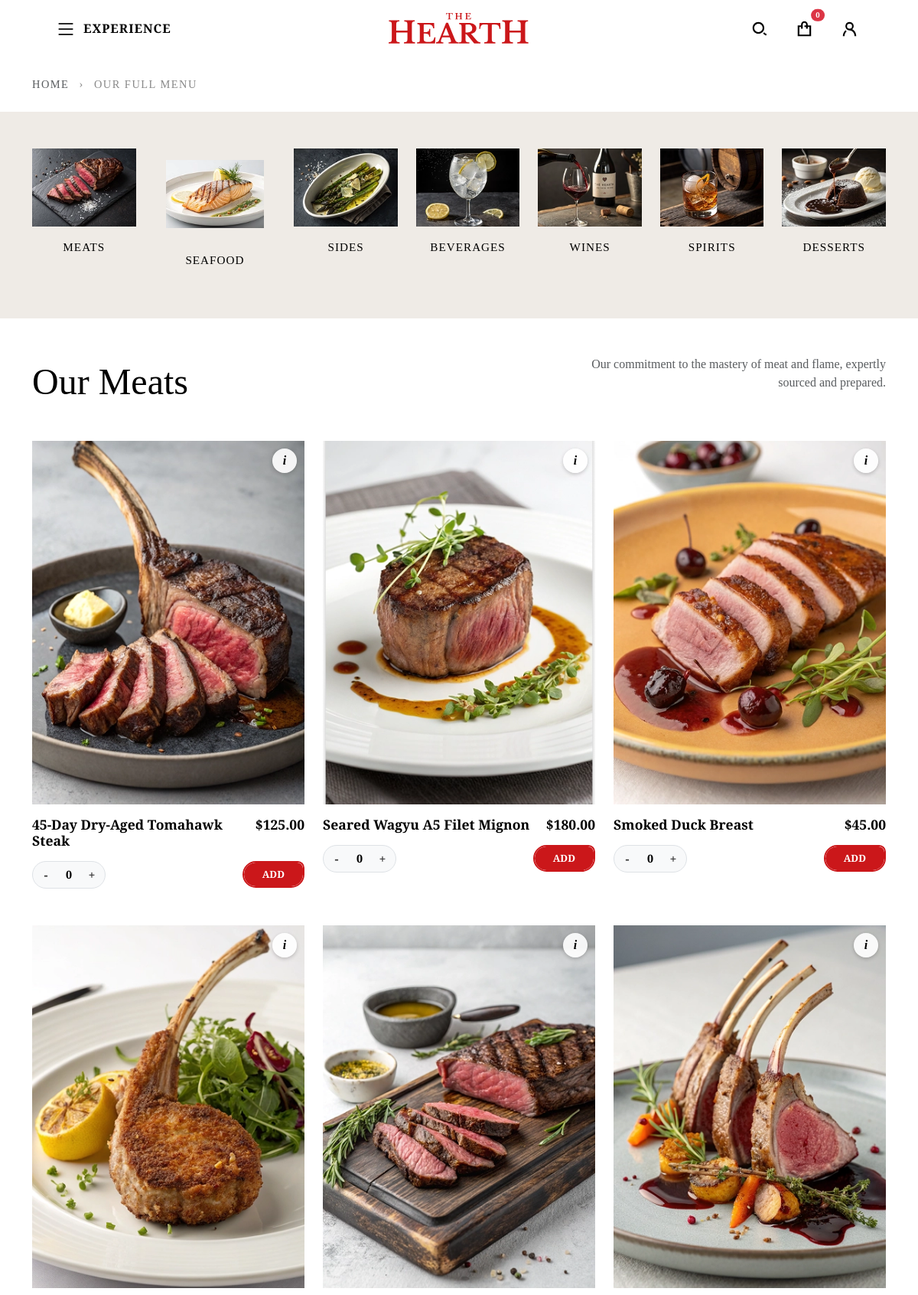
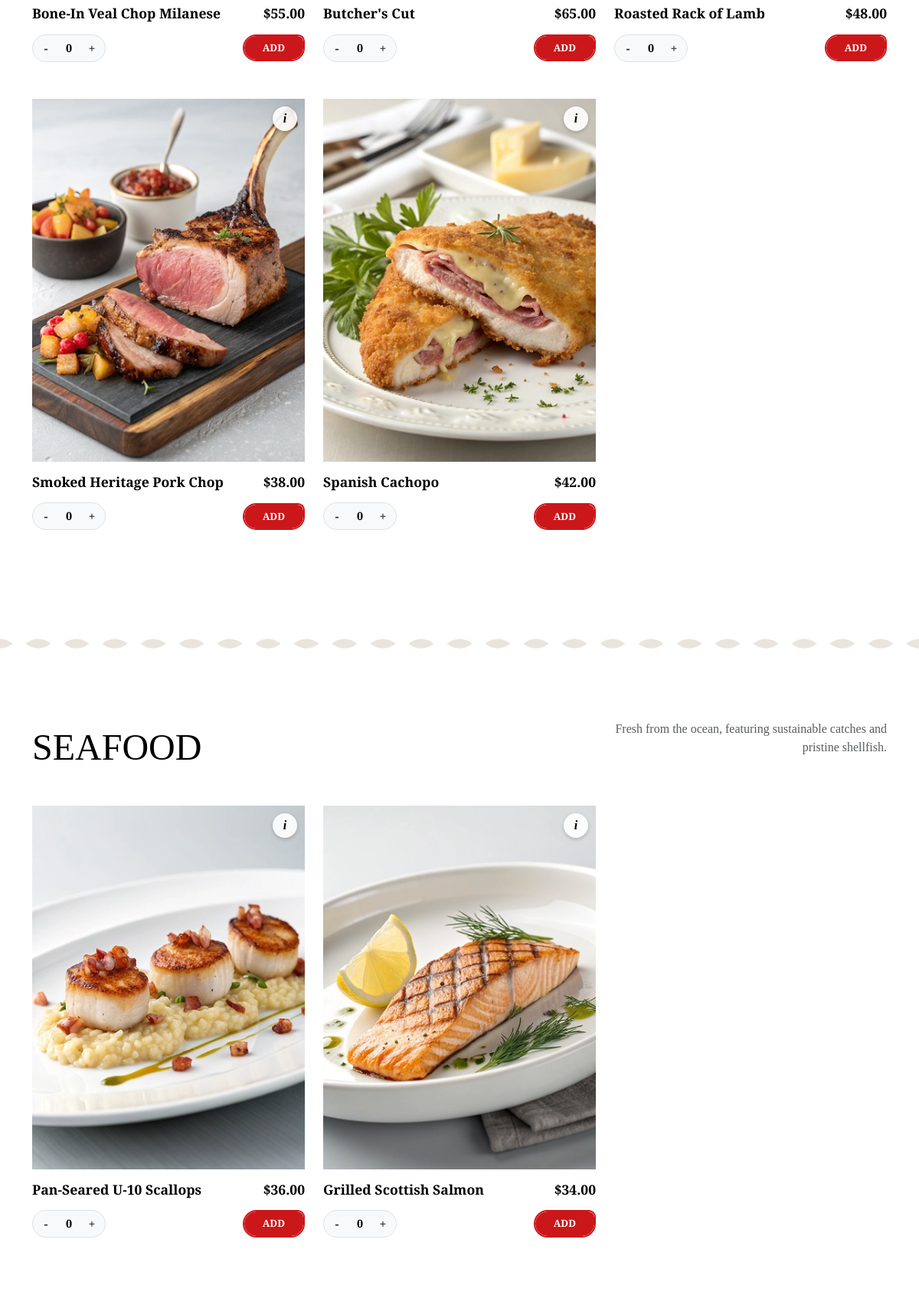
The app's page /index.php?controller=Product (upper part) with its own data (2 pictures, top to bottom).
### tables this page shows
CREATE TABLE `products` (
  `id` int(11) NOT NULL,
  `category_id` int(11) NOT NULL,
  `name` varchar(150) NOT NULL,
  `description` text DEFAULT NULL,
  `price` decimal(10,2) NOT NULL,
  `image` varchar(255) DEFAULT NULL,
  `active` tinyint(1) NOT NULL DEFAULT 1
);

### controllers/ProductController.php (called while the page is built, shortened)
 <?php
include_once("models/ProductDAO.php");
class ProductController
{
    public function index()
    {
        $allProducts = ProductDAO::getAll();
        $view = "views/productos/listado.php";
        include_once 'views/main.php';
    }
}
?>

### index.php (called while the page is built, shortened)
<?php
$controller = new $nombre_controller();
$action = DEFAULT_ACTION;
$controller->$action();

### models/ProductDAO.php (called while the page is built, shortened)
<?php
include_once("models/Product.php");
class ProductDAO
{
    public static function getAll()
    {
        $con = DataBase::connect();
        $stmt = $con->prepare("
            SELECT p.*, c.name as product_type
            FROM products p
            INNER JOIN categories c ON p.category_id = c.id
            WHERE p.active = 1
        ");
        $stmt->execute();
        $result = $stmt->get_result();
        $productos = [];
        while ($row = $result->fetch_assoc()) {
            $tipoCat = strtolower($row['product_type']);
            $producto = new $className();
            $producto->setProductId($row['id']);
            $producto->setCategoryId($row['category_id']);
            $producto->setName($row['name']);
            $producto->setDescription($row['description']);
            $producto->setBasePrice((float)$row['price']);
            $producto->setProductType($row['product_type']);
            $producto->setImage($row['image']);
            $producto->setActive($row['active']);
            $productos[] = $producto;
        }
        return $productos;
    }
}

### models/Product.php (called while the page is built, shortened)
 <?php
abstract class Product
{
    protected $id;
    protected $name;
    protected $description;
    protected $price;
    protected $product_type;
    protected $image;
    public function getProductId() { return $this->id; }
    public function setProductId($id) { $this->id = $id; }
    public function getName() { return $this->name; }
    public function setName($name) { $this->name = $name; }
    public function getDescription() { return $this->description; }
    public function setDescription($description) { $this->description = $description; }
    public function getBasePrice() { return $this->price; }
    public function setBasePrice($price) { $this->price = $price; }
    public function getProductType() { return $this->product_type; }
    public function setProductType($product_type) { $this->product_type = $product_type; }
    public function getImage() { return $this->image; }
    public function setImage($image) { $this->image = $image; }
}
?>

### views/productos/listado.php (the view, shortened to what this page needs)
<?php
$display_titles = [
    'Meats' => 'MEATS',
    'Seafood' => 'SEAFOOD',
    'Sides' => 'SIDES',
    'Beverages' => 'BEVERAGES',
    'Wines' => 'WINES',
    'Spirits' => 'SPIRITS',
    'Desserts' => 'DESSERTS'
];
$category_images = [
    'Meats' => 'public/img/meats-section-logo.webp',
    'Seafood' => 'public/img/seafood-section-logo.webp',
    'Sides' => 'public/img/sides-section-logo.webp',
    'Beverages' => 'public/img/beverages-section-logo.webp',
    'Wines' => 'public/img/wines-section-logo.webp',
    'Spirits' => 'public/img/spirits-section-logo.webp',
    'Desserts' => 'public/img/desserts-section-logo.webp'
];
$section_descriptions = [
    'Meats' => 'Our commitment to the mastery of meat and flame, expertly sourced and prepared.',
    'Seafood' => 'Fresh from the ocean, featuring sustainable catches and pristine shellfish.',
    'Sides' => 'The perfect accompaniments, crafted to elevate your main course.',
    'Beverages' => 'Refreshing non-alcoholic options, from artisanal sodas to fresh juices.',
    'Wines' => 'A curated cellar selection featuring bold reds and crisp whites.',
    'Spirits' => 'Small-batch bourbons, aged gins, and premium whiskies.',
    'Desserts' => 'Decadent finales to complete your dining experience.'
];
$menu_items = [];
if (isset($allProducts) && is_array($allProducts)) {
    foreach ($allProducts as $product) {
        $type = is_object($product) ? $product->getProductType() : 'Meats';
        $menu_items[$type][] = $product;
    }
}
?>
<div class="container mt-4 mb-4">
    <span class="breadcrumbs-text text-uppercase">
        <a href="<?= BASE_URL ?>index.php?controller=Home" class="text-decoration-none text-muted">HOME</a> <span class="mx-2">›</span> OUR FULL MENU
    </span>
</div>
<section class="menu-cat-nav-bar py-5 mb-5" style="background-color: #EFEBE6;">
    <div class="container">
        <div class="d-flex justify-content-between align-items-start gap-4 overflow-auto pb-3"
            style="scrollbar-width: none;">
            <?php foreach ($display_titles as $db_type => $title):
                if (isset($category_images[$db_type])):
                    $img_path = BASE_URL . $category_images[$db_type];
                    $custom_style = ($db_type === 'Seafood') ? 'padding: 15px;' : '';
                    ?>
                    <a href="#section-<?= $db_type ?>" class="cat-nav-item text-decoration-none text-center">
                        <div class="cat-thumb mb-3">
                            <img src="<?= $img_path ?>" alt="<?= $title ?>" style="<?= $custom_style ?>">
                        </div>
                        <span class="cat-title"><?= $title ?></span>
                    </a>
                <?php endif;
            endforeach; ?>
        </div>
    </div>
</section>
<?php
$active_sections = [];
foreach ($display_titles as $type => $title) {
    if (!empty($menu_items[$type])) {
        $active_sections[] = $type;
    }
}
if (empty($active_sections)):
?>
    <div class="container text-center py-5">
        <p class="text-muted fs-4">No hay productos disponibles en este momento.</p>
    </div>
<?php
else:
    foreach ($active_sections as $index => $type):
        $title = $display_titles[$type];
        $items = $menu_items[$type];
        ?>
        <div class="container mb-5" id="section-<?= $type ?>">
            <div class="row align-items-end mb-5">
                <div class="col-md-6">
                    <h1 class="section-main-title">
                        <?= ($type === 'Meats') ? 'Our Meats' : $title ?>
                    </h1>
                </div>
                <div class="col-md-6 text-md-end text-start">
                    <p class="section-description text-muted">
                        <?= $section_descriptions[$type] ?? '' ?>
                    </p>
                </div>
            </div>
            <div class="row">
                <?php foreach ($items as $item):
                    $prodId = $item->getProductId();
                    $prodName = $item->getName();
                    $prodDesc = $item->getDescription();
                    $prodPrice = $item->getBasePrice();
                    $prodImg = $item->getImage();
                ?>
                    <div class="col-lg-4 col-md-6 mb-5">
                        <div class="menu-product-card h-100 position-relative">
                            <div class="menu-img-wrapper mb-3 product-image-wrapper">
                                <img src="<?= BASE_URL . 'public/' . $prodImg ?>" alt="<?= htmlspecialchars($prodName) ?>">
                                <button type="button" class="info-icon-btn" data-bs-toggle="tooltip" data-bs-placement="left"
                                    data-bs-html="true"
                                    title="<strong>Description:</strong><br><?= htmlspecialchars($prodDesc) ?>">
                                    i
                                </button>
                            </div>
                            <div class="d-flex justify-content-between align-items-start mb-2">
                                <h3 class="product-name mb-0 lh-1"><?= htmlspecialchars($prodName) ?></h3>
                                <span class="fw-bold fs-5 text-nowrap ms-2 lh-1 product-price"
                                    data-usd="<?= $prodPrice ?>">
                                    $<?= number_format($prodPrice, 2) ?>
                                </span>
                            </div>
                            <div class="d-flex align-items-center justify-content-between mt-3">
                                <div class="quantity-pill">
                                    <button class="qty-btn" onclick="updateQty(<?= $prodId ?>, -1)">-</button>
                                    <span class="qty-display" id="qty-<?= $prodId ?>">0</span>
                                    <button class="qty-btn" onclick="updateQty(<?= $prodId ?>, 1)">+</button>
                                </div>
                                <button class="btn btn-sm btn-hearth-add"
                                    onclick="if(typeof checkAuthAndRedirect === 'function' ? checkAuthAndRedirect() : true) { addToCart(<?= $prodId ?>); }">
                                    ADD
                                </button>
                            </div>
                        </div>
                    </div>
                <?php endforeach; ?>
            </div>
        </div>
        <?php if ($index < count($active_sections) - 1): ?>
            <div class="hearth-section-divider"></div>
        <?php endif; ?>
    <?php endforeach;
endif; ?>

### views/layout/header.php (shortened to what this page needs)
<!DOCTYPE html>
<html lang="en">
<head>
    <link href="https://cdn.jsdelivr.net/npm/bootstrap@5.3.0/dist/css/bootstrap.min.css" rel="stylesheet">
    <link rel="stylesheet" href="https://cdn.jsdelivr.net/npm/bootstrap-icons@1.11.1/font/bootstrap-icons.css">
    <link rel="stylesheet" href="<?= BASE_URL ?>public/css/styles.css">
</head>
<body>
<nav class="navbar hearth-navbar">
  <div class="container-fluid px-4 position-relative d-flex justify-content-between align-items-center">
    <div class="dropdown">
      <a class="d-flex align-items-center text-decoration-none dropdown-toggle hide-arrow nav-left-trigger" href="#"
        role="button" data-bs-toggle="dropdown" aria-expanded="false">
        <i class="bi bi-list fs-3 me-2"></i> <span class="d-none d-md-inline">EXPERIENCE</span>
      </a>
    </div>
    <a href="index.php?controller=Home" class="logo-link">
      <img src="<?= BASE_URL ?>public/img/logo.svg" alt="The Hearth Logo" class="logo">
    </a>
    <div class="d-flex align-items-center gap-4 right-icons">
       <a href="#" class="nav-icon-link">
      </a>
      <a href="#" class="nav-icon-link position-relative" onclick="return checkAuthAndRedirect();">
        <svg class="custom-icon" viewBox="0 0 32 32" xmlns="http://www.w3.org/2000/svg" fill="currentColor">
          <path fill-rule="evenodd" d="M12 11v1H8v13h16V12h-4v-1a4 4 0 0 0-8 0Zm4-2a2 2 0 0 0-2 2v5h-2v-2h-2v9h12v-9h-2v2h-2v-2h-2v-2h2v-1a2 2 0 0 0-2-2Z" clip-rule="evenodd"></path>
        </svg>
        <span id="cart-count" class="position-absolute top-0 start-100 translate-middle badge rounded-pill bg-danger" style="font-size: 0.6rem;">
          0        </span>
      </a>
      <a href="#" class="nav-icon-link">
        </a>
    </div>
  </div>
</nav>

### views/main.php
<?php
include_once "views/layout/header.php";
?>
<main class="main-content">
    <?php
    if (isset($view) && file_exists($view)) {
        include_once $view;
    } else {
        echo "<div class='container my-5 text-center'><h2>Error: No se encuentra la vista solicitada.</h2></div>";
    }
    ?>
</main>
<?php
include_once "views/layout/footer.php";
?>

### views/layout/footer.php (shortened to what this page needs)
<link rel="stylesheet" href="https://cdn.jsdelivr.net/npm/bootstrap-icons@1.10.5/font/bootstrap-icons.css">
</body>
</html>

### public/css/styles.css (style rules this page uses)
:root { --hearth-red: #CB171A; --hearth-beige: #EFEBE6; --hearth-grey: #757575; --hearth-black: #000000; --hearth-white: #FFFFFF; }
body { font-family: 'Libre Baskerville', serif; background-color: var(--hearth-white); color: var(--hearth-black); padding: 0 var(--page-margin); margin: 0; overflow-x: hidden; }
.hearth-navbar { background-color: var(--hearth-white); padding-top: 1.5rem; padding-bottom: 1.5rem; margin-left: 2rem; margin-right: 2rem; position: relative; }
.navbar { display: flex; align-items: center; padding: 1rem; background-color: var(--hearth-white); }
.logo { height: 40px; width: auto; }
.nav-left-trigger { color: #000000; font-weight: 600; letter-spacing: 1px; transition: color 0.3s ease; }
.nav-icon-link { color: #000000; text-decoration: none; transition: color 0.3s ease; display: flex; align-items: center; }
.dropdown-toggle.hide-arrow::after { display: none !important; }
.custom-icon { width: 35px; height: 35px; fill: currentColor; vertical-align: middle; }
.btn-sm { padding: 8px 25px; font-size: 0.8rem; }
.breadcrumbs-text { font-size: 0.9rem; letter-spacing: 1.5px; color: #888; font-family: 'Libre Baskerville', serif; }
.menu-cat-nav-bar { width: 100%; }
.cat-nav-item { display: flex; flex-direction: column; align-items: center; min-width: 120px; }
.cat-thumb { width: 100%; aspect-ratio: 4 / 3; overflow: hidden; }
.cat-thumb img { width: 100%; height: 100%; object-fit: cover; }
.cat-title { font-family: 'Libre Baskerville', serif; font-size: 0.95rem; letter-spacing: 1px; color: #000000; transition: color 0.3s ease; text-transform: uppercase; }
.section-main-title { font-family: 'Libre Baskerville', serif; font-size: 3rem; color: #000000; margin: 0; }
.section-description { font-family: 'Libre Baskerville', serif; font-size: 1rem; line-height: 1.5; max-width: 400px; margin-left: auto; }
.menu-product-card { text-align: left; }
.menu-product-card .fs-5 { font-size: 1.1rem !important; color: #000000; line-height: 1.2 !important; margin-top: 0; }
.menu-img-wrapper { width: 100%; aspect-ratio: 3 / 4; overflow: hidden; background-color: #f5f5f5; }
.menu-img-wrapper img { width: 100%; height: 100%; object-fit: cover; transition: transform 0.5s ease; }
.product-name { font-family: 'Libre Baskerville', serif; font-size: 1.1rem; font-weight: 700; line-height: 1.2 !important; color: #000000; }
.hearth-section-divider { width: 100%; height: 40px; margin: 80px 0; background-repeat: repeat-x; background-position: center; background-size: 50px 25px; opacity: 0.9; }
.product-image-wrapper { position: relative; overflow: hidden; }
.info-icon-btn { position: absolute; top: 10px; right: 10px; width: 32px; height: 32px; background-color: rgba(255, 255, 255, 0.9); border-radius: 50%; display: flex; align-items: center; justify-content: center; color: #000; font-weight: bold; font-family: serif; font-style: italic; cursor: pointer; box-shadow: 0 2px 5px rgba(0,0,0,0.2); border: none; transition: all 0.2s ease; z-index: 10; }
.quantity-pill { display: flex; align-items: center; background-color: #f8f9fa; border: 1px solid #dee2e6; border-radius: 50rem; padding: 2px; width: fit-content; }
.qty-btn { width: 30px; height: 30px; border-radius: 50%; border: none; background-color: transparent; font-weight: bold; color: #333; display: flex; align-items: center; justify-content: center; cursor: pointer; }
.qty-display { width: 30px; text-align: center; font-weight: 600; font-size: 0.9rem; user-select: none; }
.btn-hearth-add { display: inline-block; font-weight: 700; text-transform: uppercase; text-align: center; cursor: pointer; padding: 6px 1.5rem; border-radius: 50px 25px 50px 50px !important; background: transparent; color: #FFFFFF; border: 2px solid #CB171A !important; position: relative; overflow: hidden; z-index: 1; transition: color 0.4s ease-in-out; }
.btn-hearth-add::after { content: ''; position: absolute; inset: 0; background: #CB171A; z-index: -2; border-radius: inherit; }
.btn-hearth-add::before { content: ''; position: absolute; top: 50%; left: 50%; width: 500%; height: 500%; background: #FFFFFF; z-index: -1; transform: translate(-50%, -50%) rotate(45deg) translateX(100%); transition: transform 0.7s cubic-bezier(0.3, 1, 0.8, 1); }

### records on screen
products: image (picture), name "45-Day Dry-Aged Tomahawk Steak", price "125.00"
products: image (picture), name "Seared Wagyu A5 Filet Mignon", price "180.00"
products: image (picture), name "Smoked Duck Breast", price "45.00"
products: image (picture), name "Bone-In Veal Chop Milanese", price "55.00"
products: image (picture), name "Butcher's Cut", price "65.00"
products: image (picture), name "Roasted Rack of Lamb", price "48.00"
products: image (picture), name "Smoked Heritage Pork Chop", price "38.00"
products: image (picture), name "Spanish Cachopo", price "42.00"
products: image (picture), name "Pan-Seared U-10 Scallops", price "36.00"
products: image (picture), name "Grilled Scottish Salmon", price "34.00"

### other values on screen
$title "MEATS"
$title "SEAFOOD"
$title "SIDES"
$title "BEVERAGES"
$title "WINES"
$title "SPIRITS"
$title "DESSERTS"
$section_descriptions[$type] "Our commitment to the mastery of meat and flame, expertly sourced and prepared."
$section_descriptions[$type] "Fresh from the ocean, featuring sustainable catches and pristine shellfish."
